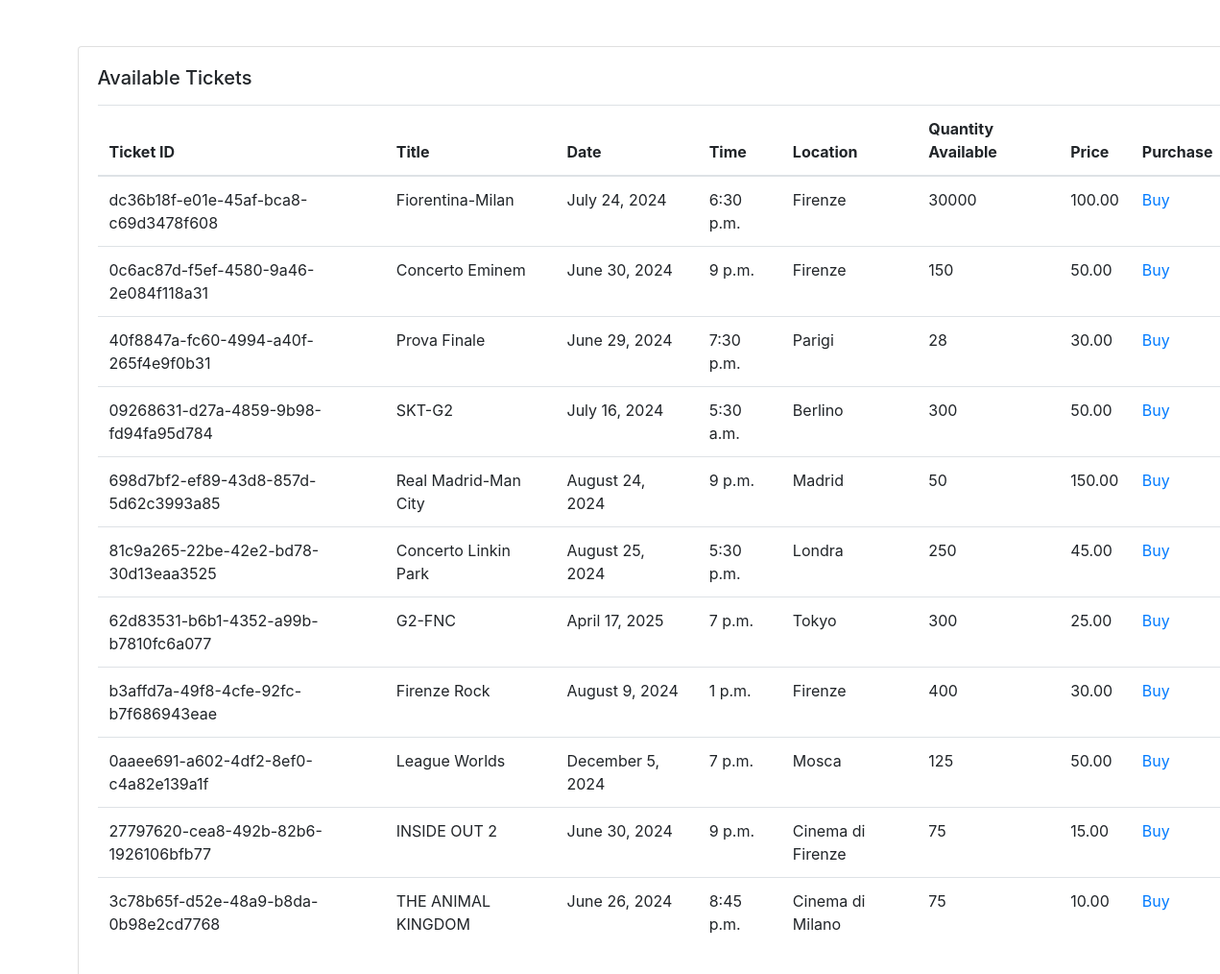
/ticket/all-available-tickets/, run on the app's committed database.
### ticket/models.py (models this page shows, shortened)
class Ticket(models.Model):
    ticket_number = models.UUIDField(default=uuid.uuid4)
    title = models.CharField(max_length=100)
    price = models.DecimalField(max_digits=10, decimal_places=2, default=0.00)
    date = models.DateTimeField()
    time = models.TimeField(default='00:00')
    location = models.CharField(max_length=100, default='Da Definire')
    quantity_available = models.PositiveIntegerField(default=0)
    is_purchased = models.BooleanField(default=False)
    created_by = models.ForeignKey(User, on_delete=models.CASCADE, related_name='ticket_created_by')
    assigned_to = models.ForeignKey(User, on_delete=models.CASCADE, null=True, blank=True)
    is_resolved = models.BooleanField(default=False)
    accepted_date = models.DateTimeField(null=True, blank=True)
    status_choices = (
        ('completed', 'completed'),
        ('pending', 'pending'),
        ('accepted', 'accepted')
    )
    ticket_status = models.CharField(max_length=20, choices=status_choices)

### ticket/views.py (the view)
# urls.py: path('all-available-tickets/', views.all_available_tickets, name='all-available-tickets'),
def all_available_tickets(request):
    accepted_tickets = Ticket.objects.filter(ticket_status='Accepted')
    context = {'tickets': accepted_tickets}
    return render(request, 'ticket/all_available_tickets.html', {'tickets': accepted_tickets})

### templates/ticket/all_available_tickets.html
{% extends 'base.html' %}
{% block content %}
<div class="card mx-auto" style="width: 76rem;">
    <div class="card-body">
        <h5 class="card-title mb-3">Available Tickets</h5>
        <table class="table table-boarded">
            <thead>
            <tr>
                <th scope="col">Ticket ID</th>
                <th scope="col">Title</th>
                <th scope="col">Date</th>
                <th scope="col">Time</th>
                <th scope="col">Location</th>
                <th scope="col">Quantity Available</th>
                <th scope="col">Price</th>
                <th scope="col">Purchase</th>
            </tr>
            </thead>
            <tbody>
            {% for ticket in tickets %}
            <tr>
                <td>{{ticket.ticket_number}}</td>
                <td>{{ticket.title}}</td>
                <td>{{ticket.date|date:"F j, Y"}}</td>
                <td>{{ticket.time}}</td>
                <td>{{ticket.location}}</td>
                <td>{{ticket.quantity_available}}</td>
                <td>{{ticket.price}}</td>
                <td><a href="{% url 'buy-ticket' ticket.pk %}">Buy</a></td>
            </tr>
            {% endfor %}
            </tbody>
        </table>
    </div>
</div>
{% endblock content %}

### templates/base.html (shortened to what this page needs)
<!DOCTYPE html>
<html lang="en">
<head>
    <link rel="stylesheet" href="https://stackpath.bootstrapcdn.com/bootstrap/4.3.1/css/bootstrap.min.css">
</head>
<body>
<div class="container mt-5">
    {% block content %}
    {% endblock content %}
</div>
</body>
</html>

### data on the page
Ticket: ticket_number "dc36b18f-e01e-45af-bca8-c69d3478f608", title "Fiorentina-Milan", date "July 24, 2024", time "6:30 p.m.", location "Firenze", quantity_available "30000", price "100.00"
Ticket: ticket_number "0c6ac87d-f5ef-4580-9a46-2e084f118a31", title "Concerto Eminem", date "June 30, 2024", time "9 p.m.", location "Firenze", quantity_available "150", price "50.00"
Ticket: ticket_number "40f8847a-fc60-4994-a40f-265f4e9f0b31", title "Prova Finale", date "June 29, 2024", time "7:30 p.m.", location "Parigi", quantity_available "28", price "30.00"
Ticket: ticket_number "09268631-d27a-4859-9b98-fd94fa95d784", title "SKT-G2", date "July 16, 2024", time "5:30 a.m.", location "Berlino", quantity_available "300", price "50.00"
Ticket: ticket_number "698d7bf2-ef89-43d8-857d-5d62c3993a85", title "Real Madrid-Man City", date "August 24, 2024", time "9 p.m.", location "Madrid", quantity_available "50", price "150.00"
Ticket: ticket_number "81c9a265-22be-42e2-bd78-30d13eaa3525", title "Concerto Linkin Park", date "August 25, 2024", time "5:30 p.m.", location "Londra", quantity_available "250", price "45.00"
Ticket: ticket_number "62d83531-b6b1-4352-a99b-b7810fc6a077", title "G2-FNC", date "April 17, 2025", time "7 p.m.", location "Tokyo", quantity_available "300", price "25.00"
Ticket: ticket_number "b3affd7a-49f8-4cfe-92fc-b7f686943eae", title "Firenze Rock", date "August 9, 2024", time "1 p.m.", location "Firenze", quantity_available "400", price "30.00"
Ticket: ticket_number "0aaee691-a602-4df2-8ef0-c4a82e139a1f", title "League Worlds", date "December 5, 2024", time "7 p.m.", location "Mosca", quantity_available "125", price "50.00"
Ticket: ticket_number "27797620-cea8-492b-82b6-1926106bfb77", title "INSIDE OUT 2", date "June 30, 2024", time "9 p.m.", location "Cinema di Firenze", quantity_available "75", price "15.00"
Ticket: ticket_number "3c78b65f-d52e-48a9-b8da-0b98e2cd7768", title "THE ANIMAL KINGDOM", date "June 26, 2024", time "8:45 p.m.", location "Cinema di Milano", quantity_available "75", price "10.00"
